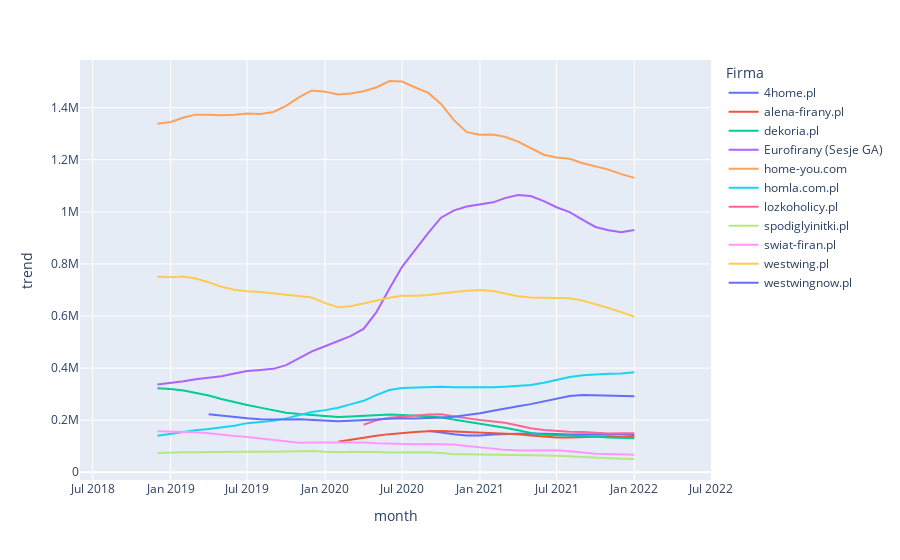

Here is the notebook cell this chart was saved with:
### Code cell
px.line(df_trend,
        x='month',
        y='trend',
        color='Firma',
       height=700)
